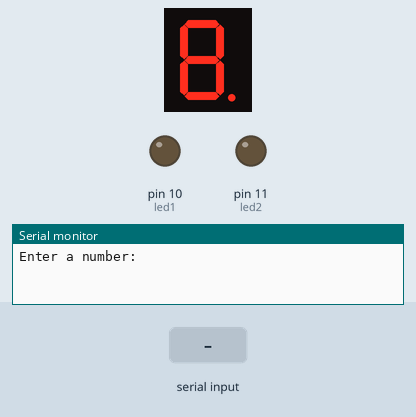
A sketch run on a simulated Arduino Uno, built with avr-gcc and run on an emulated ATmega328P. Shown: 1-digit seven-segment display, output pins drawn as LEDs (lit = HIGH), the last lines printed to the serial monitor. Wiring (inferred from the names in the program): 1-digit 7-segment display, segments lit when LOW: segments pin 2, pin 3, pin 4, pin 9, pin 6, pin 7, pin 8, pin 5. Dashed ring = blinking. The test bench sets the inputs (shaded band). The segment pins are drawn as the display they are named for; pins used as bus, display or sensor lines are not drawn.

Above: at 1.2 s.
1.3 s: "90,45\n" received over Serial
At 4.1 s:
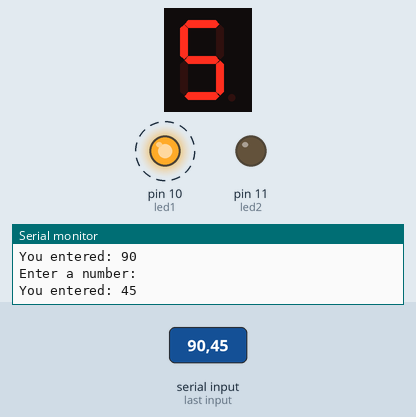
4.3 s: "1\n" received over Serial
At 5.9 s:
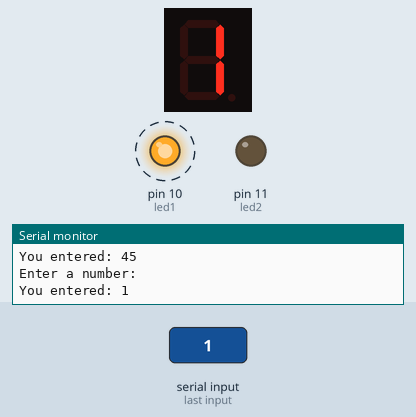
7.3 s: "2\n" received over Serial
At 8.1 s:
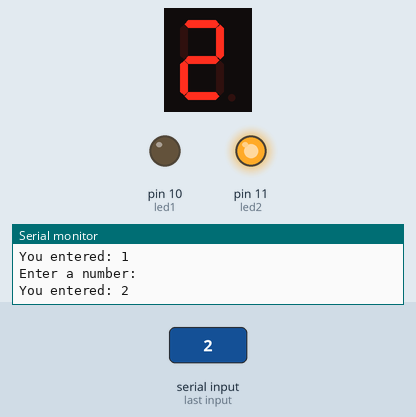
9.8 s: "3\n" received over Serial
At 11.2 s:
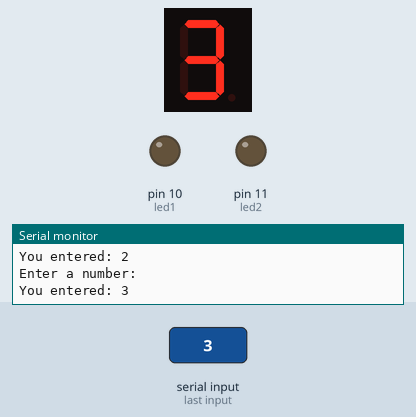
12.3 s: "4\n" received over Serial
At 14.3 s:
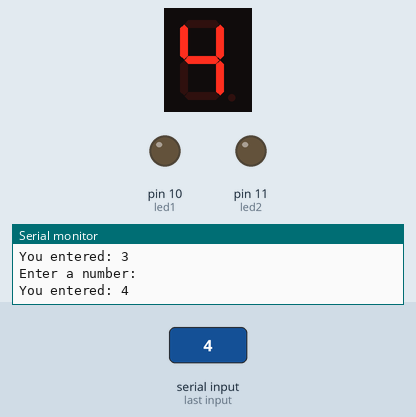
14.8 s: "30,150\n" received over Serial
Timing chart, 0 to 17.3 s (numbered marks = the images above; inputs shaded):
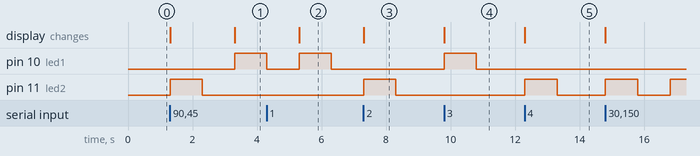

Measured:
- after the input at 1.3 s, pin 10 (led1): LOW → HIGH after 2.0 s; pin 11 (led2): LOW → HIGH at once, → LOW 1.0 s later; the display: first changes at once (image 1 shows a later state)
- after the input at 4.3 s, pin 11 (led2): stays LOW (without the input it goes to HIGH after 2.0 s); the display: changes after 1.0 s (image 2)
- after the input at 7.3 s, the display: changes at once (image 3)
- after the input at 9.8 s, pin 10 (led1): LOW → HIGH at once, → LOW 1.0 s later; pin 11 (led2): stays LOW (without the input it goes to HIGH after 0.50 s); the display: changes at once (image 4)
- after the input at 12.3 s, the display: changes at once (image 5)

The sketch:

7segment.ino
```cpp
#include <Arduino.h>

const int segmentA = 2;
const int segmentB = 3;
const int segmentC = 4;
const int segmentDP = 5;
const int segmentE = 6;
const int segmentF = 7;
const int segmentG = 8;
const int segmentD = 9;

const int led1 = 10;
const int led2 = 11;
const int wait = 1000;
int a = 1;

void setup() {
  // Set all segment pins as output
  pinMode(segmentA, OUTPUT);
  pinMode(segmentB, OUTPUT);
  pinMode(segmentC, OUTPUT);
  pinMode(segmentDP, OUTPUT);
  pinMode(segmentE, OUTPUT);
  pinMode(segmentF, OUTPUT);
  pinMode(segmentG, OUTPUT);
  pinMode(segmentD, OUTPUT);

  // Set LED pins as output
  pinMode(led1, OUTPUT);
  pinMode(led2, OUTPUT);

  // Start serial communication
  Serial.begin(9600);
  Serial.println("Enter a number: ");
}

void loop() {
  if (Serial.available() > 0) {
    int number = Serial.parseInt();
    Serial.print("You entered: ");
    Serial.println(number);

    // Display the digit
    displayDigit(number % 10);

    // Blink the appropriate LED
    if (number % 2 == 0) {
      blinkLED(led2);
    } else {
      blinkLED(led1);
    }

    // Prompt for another number
    Serial.println("Enter a number: ");
  }
}

void displayDigit(int digit) {
  // Turn off all segments
  digitalWrite(segmentA, HIGH);
  digitalWrite(segmentB, HIGH);
  digitalWrite(segmentC, HIGH);
  digitalWrite(segmentD, HIGH);
  digitalWrite(segmentE, HIGH);
  digitalWrite(segmentF, HIGH);
  digitalWrite(segmentG, HIGH);
  digitalWrite(segmentDP, HIGH);  // Turn off the decimal point

  // Turn on the segments for the given digit
  switch (digit) {
    case 0:
      digitalWrite(segmentA, LOW);
      digitalWrite(segmentB, LOW);
      digitalWrite(segmentC, LOW);
      digitalWrite(segmentD, LOW);
      digitalWrite(segmentE, LOW);
      digitalWrite(segmentF, LOW);
      break;
    case 1:
      digitalWrite(segmentB, LOW);
      digitalWrite(segmentC, LOW);
      break;
    case 2:
      digitalWrite(segmentA, LOW);
      digitalWrite(segmentB, LOW);
      digitalWrite(segmentD, LOW);
      digitalWrite(segmentE, LOW);
      digitalWrite(segmentG, LOW);
      break;
    case 3:
      digitalWrite(segmentA, LOW);
      digitalWrite(segmentB, LOW);
      digitalWrite(segmentC, LOW);
      digitalWrite(segmentD, LOW);
      digitalWrite(segmentG, LOW);
      break;
    case 4:
      digitalWrite(segmentB, LOW);
      digitalWrite(segmentC, LOW);
      digitalWrite(segmentF, LOW);
      digitalWrite(segmentG, LOW);
      break;
    case 5:
      digitalWrite(segmentA, LOW);
      digitalWrite(segmentC, LOW);
      digitalWrite(segmentD, LOW);
      digitalWrite(segmentF, LOW);
      digitalWrite(segmentG, LOW);
      break;
    case 6:
      digitalWrite(segmentA, LOW);
      digitalWrite(segmentC, LOW);
      digitalWrite(segmentD, LOW);
      digitalWrite(segmentE, LOW);
      digitalWrite(segmentF, LOW);
      digitalWrite(segmentG, LOW);
      break;
    case 7:
      digitalWrite(segmentA, LOW);
      digitalWrite(segmentB, LOW);
      digitalWrite(segmentC, LOW);
      break;
    case 8:
      digitalWrite(segmentA, LOW);
      digitalWrite(segmentB, LOW);
      digitalWrite(segmentC, LOW);
      digitalWrite(segmentD, LOW);
      digitalWrite(segmentE, LOW);
      digitalWrite(segmentF, LOW);
      digitalWrite(segmentG, LOW);
      break;
    case 9:
      digitalWrite(segmentA, LOW);
      digitalWrite(segmentB, LOW);
      digitalWrite(segmentC, LOW);
      digitalWrite(segmentD, LOW);
      digitalWrite(segmentF, LOW);
      digitalWrite(segmentG, LOW);
      break;
  }
}

void blinkLED(int ledPin) {
  digitalWrite(ledPin, HIGH);
  delay(wait);
  digitalWrite(ledPin, LOW);
  delay(wait);
}
```
